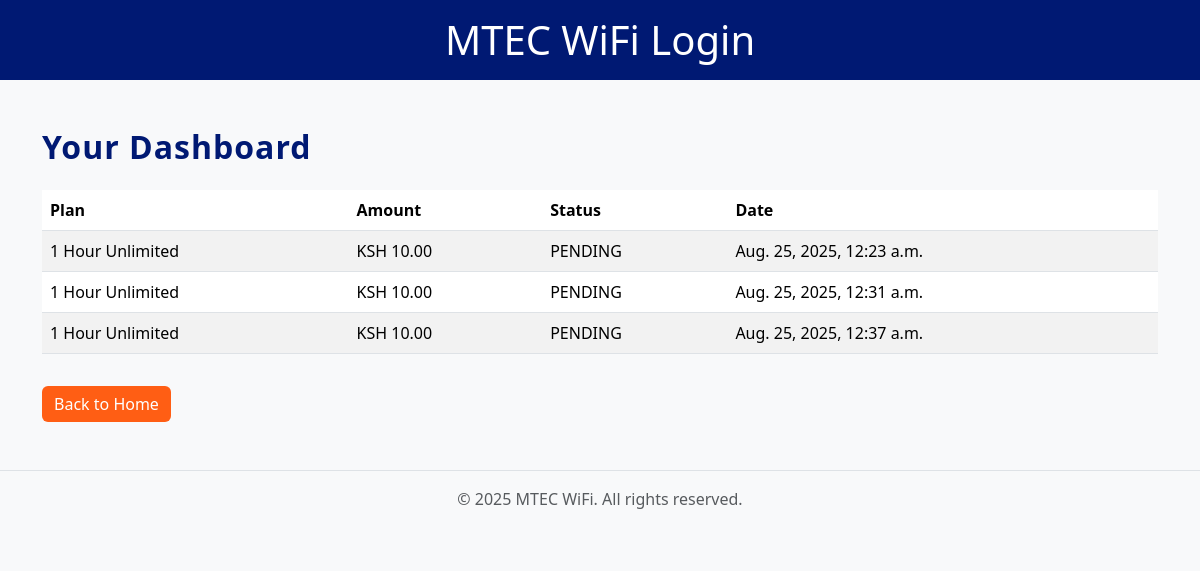
The page /dashboard/ (signed in) on the database its author committed.
### core/models.py (models this page shows, shortened)
class Payment(models.Model):
    user = models.ForeignKey(User, null=True, blank=True, on_delete=models.SET_NULL)
    plan = models.ForeignKey(Plan, on_delete=models.CASCADE)
    amount = models.DecimalField(max_digits=10, decimal_places=2)
    mpesa_code = models.CharField(max_length=100, blank=True)
    status = models.CharField(max_length=50, default='Pending')
    timestamp = models.DateTimeField(auto_now_add=True)

class Plan(models.Model):
    name = models.CharField(max_length=100)
    duration_hours = models.IntegerField()
    price = models.DecimalField(max_digits=10, decimal_places=2)
    data_limit_mb = models.IntegerField(null=True, blank=True)  # Optional data limit
    created_at = models.DateTimeField(auto_now_add=True)
    updated_at = models.DateTimeField(auto_now=True)

### core/views.py (the view, shortened to what this page needs)
# urls.py: path('dashboard/', DashboardView.as_view(), name='dashboard'),
class DashboardView(View):
    def get(self, request):
        if not request.user.is_authenticated:
            messages.error(request, "You must be logged in to access the dashboard.")
            return redirect('index')
        vouchers = Voucher.objects.filter(user=request.user)
        payments = Payment.objects.filter(user=request.user)
        context = {
            'vouchers': vouchers,
            'payments': payments,
        }
        return render(request, 'dashboard.html', context)

### core/templates/dashboard.html
{% extends 'base.html' %}
{% block content %}
    <h2 class="text-navy mb-4">Your Dashboard</h2>
    <div class="table-responsive">
        <table class="table table-striped table-hover">
            <thead class="bg-navy text-white">
                <tr>
                    <th>Plan</th>
                    <th>Amount</th>
                    <th>Status</th>
                    <th>Date</th>
                </tr>
            </thead>
            <tbody>
                {% for payment in payments %}
                    <tr>
                        <td>{{ payment.plan.name }}</td>
                        <td>KSH {{ payment.amount }}</td>
                        <td>{{ payment.status|upper }}</td>
                        <td>{{ payment.timestamp }}</td>
                    </tr>
                {% endfor %}
            </tbody>
        </table>
    </div>
    <a href="{% url 'index' %}" class="btn btn-orange mt-3">Back to Home</a>
{% endblock %}

### core/templates/base.html (shortened to what this page needs)
{% load static %}
<!DOCTYPE html>
<html lang="en">
<head>
    <link href="https://cdn.jsdelivr.net/npm/bootstrap@5.3.3/dist/css/bootstrap.min.css" rel="stylesheet">
    <link href="{% static 'core/css/custom.css' %}" rel="stylesheet">
</head>
<body class="bg-light">
    <header class="bg-navy text-white py-3 text-center">
        <h1 class="m-0">MTEC WiFi Login</h1>
    </header>
    <main class="container py-5">
        {% block content %}{% endblock %}
    </main>
    <footer class="bg-light text-center py-3 border-top">
        <p class="text-muted">&copy; 2025 MTEC WiFi. All rights reserved.</p>
    </footer>
</body>
</html>

### core/static/core/css/custom.css (style rules this page uses)
:root { --navy: #001973; --orange: #FF5E14; }
.bg-navy { background-color: var(--navy); }
.bg-light { background-color: #FFFFFF; }
.text-navy { color: var(--navy) !important; }
.btn-orange { background-color: var(--orange); color: white; border: none; }
h2 { font-weight: 600; letter-spacing: 1px; }
.table-responsive { overflow-x: auto; }

### rows shown on the page
Payment: plan.name "1 Hour Unlimited", amount "10.00", status "PENDING", timestamp "Aug. 25, 2025, 12:23 a.m."
Payment: plan.name "1 Hour Unlimited", amount "10.00", status "PENDING", timestamp "Aug. 25, 2025, 12:31 a.m."
Payment: plan.name "1 Hour Unlimited", amount "10.00", status "PENDING", timestamp "Aug. 25, 2025, 12:37 a.m."
